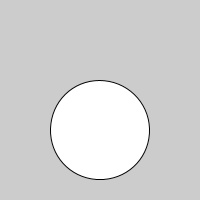
Frame 1 (no input)
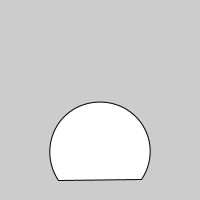
Frame 60 (the mouse pressed at the canvas centre just before this capture)
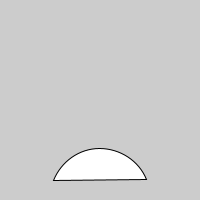
Frame 120 (the mouse held since frame 60 and released just before this capture)

The Processing sketch that drew these frames (run headless with seeded random() and noise(); from frame 60 on, the mouse is pressed at the canvas centre):

// Processing sketch: sk_func_sunset
// ── sk_func_sunset.pde
int iArcAnimDeg = 0;        // アニメーション用円弧の角度

void setup()
{
  size( 200, 200 );
  frameRate( 12 );
}
void draw()
{
  background( 204 );
  
  // 夕日の更新
  updateSunset();
    
  // 夕日の描画
  drawSunset();
}

// 夕日の更新
void updateSunset()
{
  if( iArcAnimDeg < 180 )  // 180°以上変化したらリセット.
  {
    iArcAnimDeg += 4;    // 毎フレームの変化角度
  }
  else
  {
    iArcAnimDeg = 0;    // リセット.
  }
}

// 夕日の描画
void drawSunset()
{
  // 描画のための一時的な値を求める．
  int iArcAnimDegBegin = iArcAnimDeg + 90;     // 円弧の始まりの角度を計算.
  int iArcAnimDegEnd   = 450 - iArcAnimDeg;    // 円弧の終わりの角度を計算.
  
  // 円弧描画
  float fY = 180 - 100 * sin( radians( iArcAnimDegBegin ) )/2;
  fill( 255 );
  arc( width/2, fY, 100, 100, radians(iArcAnimDegBegin), radians(iArcAnimDegEnd), CHORD );
}
